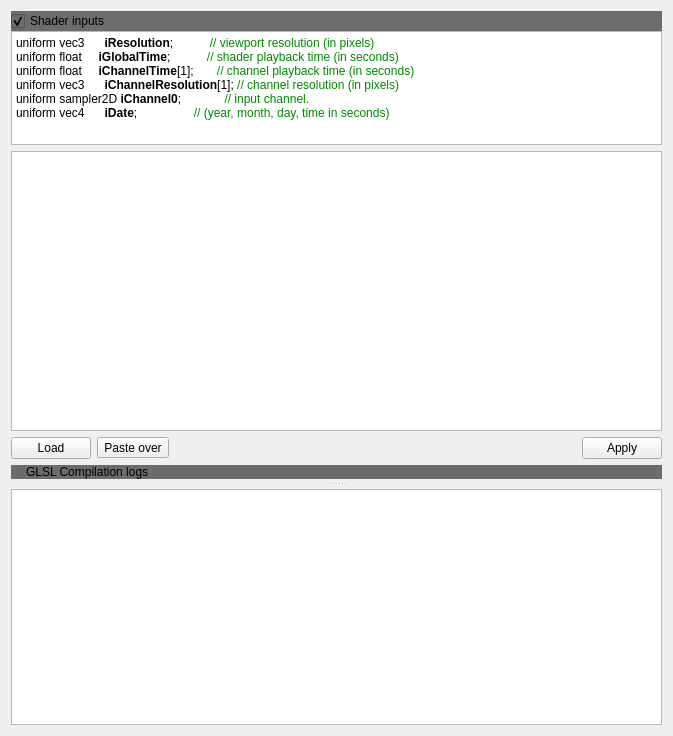
<?xml version="1.0" encoding="UTF-8"?>
<ui version="4.0">
 <class>CodeEditorWidget</class>
 <widget class="QWidget" name="CodeEditorWidget">
  <property name="geometry">
   <rect>
    <x>0</x>
    <y>0</y>
    <width>673</width>
    <height>736</height>
   </rect>
  </property>
  <property name="windowTitle">
   <string>GLSL Fragment Shader Code Editor</string>
  </property>
  <layout class="QVBoxLayout" name="verticalLayout_4">
   <item>
    <widget class="QSplitter" name="splitter">
     <property name="frameShape">
      <enum>QFrame::NoFrame</enum>
     </property>
     <property name="orientation">
      <enum>Qt::Vertical</enum>
     </property>
     <property name="handleWidth">
      <number>10</number>
     </property>
     <widget class="QWidget" name="layoutWidget">
      <layout class="QVBoxLayout" name="verticalLayout_3">
       <item>
        <layout class="QVBoxLayout" name="verticalLayout">
         <property name="spacing">
          <number>0</number>
         </property>
         <item>
          <widget class="QCheckBox" name="checkBox">
           <property name="styleSheet">
            <string notr="true">background-color: rgb(108, 108, 108);</string>
           </property>
           <property name="text">
            <string>Shader inputs</string>
           </property>
           <property name="checked">
            <bool>true</bool>
           </property>
          </widget>
         </item>
         <item alignment="Qt::AlignTop">
          <widget class="QTextEdit" name="headerText">
           <property name="sizePolicy">
            <sizepolicy hsizetype="Expanding" vsizetype="Maximum">
             <horstretch>0</horstretch>
             <verstretch>0</verstretch>
            </sizepolicy>
           </property>
           <property name="maximumSize">
            <size>
             <width>16777215</width>
             <height>114</height>
            </size>
           </property>
           <property name="undoRedoEnabled">
            <bool>false</bool>
           </property>
           <property name="html">
            <string>&lt;!DOCTYPE HTML PUBLIC &quot;-//W3C//DTD HTML 4.0//EN&quot; &quot;http://www.w3.org/TR/REC-html40/strict.dtd&quot;&gt;
&lt;html&gt;&lt;head&gt;&lt;meta name=&quot;qrichtext&quot; content=&quot;1&quot; /&gt;&lt;style type=&quot;text/css&quot;&gt;
p, li { white-space: pre-wrap; }
&lt;/style&gt;&lt;/head&gt;&lt;body style=&quot; font-family:'Ubuntu'; font-size:9pt; font-weight:400; font-style:normal;&quot;&gt;
&lt;p style=&quot; margin-top:0px; margin-bottom:0px; margin-left:0px; margin-right:0px; -qt-block-indent:0; text-indent:0px;&quot;&gt;&lt;span style=&quot; font-family:'monospace';&quot;&gt;uniform vec3      &lt;/span&gt;&lt;span style=&quot; font-family:'monospace'; font-weight:600;&quot;&gt;iResolution&lt;/span&gt;&lt;span style=&quot; font-family:'monospace';&quot;&gt;;           &lt;/span&gt;&lt;span style=&quot; font-family:'monospace'; color:#008800;&quot;&gt;// viewport resolution (in pixels)&lt;/span&gt;&lt;/p&gt;
&lt;p style=&quot; margin-top:0px; margin-bottom:0px; margin-left:0px; margin-right:0px; -qt-block-indent:0; text-indent:0px;&quot;&gt;&lt;span style=&quot; font-family:'monospace';&quot;&gt;uniform float     &lt;/span&gt;&lt;span style=&quot; font-family:'monospace'; font-weight:600;&quot;&gt;iGlobalTime&lt;/span&gt;&lt;span style=&quot; font-family:'monospace';&quot;&gt;;           &lt;/span&gt;&lt;span style=&quot; font-family:'monospace'; color:#008800;&quot;&gt;// shader playback time (in seconds)&lt;/span&gt;&lt;/p&gt;
&lt;p style=&quot; margin-top:0px; margin-bottom:0px; margin-left:0px; margin-right:0px; -qt-block-indent:0; text-indent:0px;&quot;&gt;&lt;span style=&quot; font-family:'monospace';&quot;&gt;uniform float     &lt;/span&gt;&lt;span style=&quot; font-family:'monospace'; font-weight:600;&quot;&gt;iChannelTime&lt;/span&gt;&lt;span style=&quot; font-family:'monospace';&quot;&gt;[1];       &lt;/span&gt;&lt;span style=&quot; font-family:'monospace'; color:#008800;&quot;&gt;// channel playback time (in seconds)&lt;/span&gt;&lt;/p&gt;
&lt;p style=&quot; margin-top:0px; margin-bottom:0px; margin-left:0px; margin-right:0px; -qt-block-indent:0; text-indent:0px;&quot;&gt;&lt;span style=&quot; font-family:'monospace';&quot;&gt;uniform vec3      &lt;/span&gt;&lt;span style=&quot; font-family:'monospace'; font-weight:600;&quot;&gt;iChannelResolution&lt;/span&gt;&lt;span style=&quot; font-family:'monospace';&quot;&gt;[1]; &lt;/span&gt;&lt;span style=&quot; font-family:'monospace'; color:#008800;&quot;&gt;// channel resolution (in pixels)&lt;/span&gt;&lt;/p&gt;
&lt;p style=&quot; margin-top:0px; margin-bottom:0px; margin-left:0px; margin-right:0px; -qt-block-indent:0; text-indent:0px;&quot;&gt;&lt;span style=&quot; font-family:'monospace';&quot;&gt;uniform sampler2D &lt;/span&gt;&lt;span style=&quot; font-family:'monospace'; font-weight:600;&quot;&gt;iChannel0&lt;/span&gt;&lt;span style=&quot; font-family:'monospace';&quot;&gt;;             &lt;/span&gt;&lt;span style=&quot; font-family:'monospace'; color:#008800;&quot;&gt;// input channel.&lt;/span&gt;&lt;/p&gt;
&lt;p style=&quot; margin-top:0px; margin-bottom:0px; margin-left:0px; margin-right:0px; -qt-block-indent:0; text-indent:0px;&quot;&gt;&lt;span style=&quot; font-family:'monospace';&quot;&gt;uniform vec4      &lt;/span&gt;&lt;span style=&quot; font-family:'monospace'; font-weight:600;&quot;&gt;iDate&lt;/span&gt;&lt;span style=&quot; font-family:'monospace';&quot;&gt;;                 &lt;/span&gt;&lt;span style=&quot; font-family:'monospace'; color:#008800;&quot;&gt;// (year, month, day, time in seconds)&lt;/span&gt;&lt;/p&gt;&lt;/body&gt;&lt;/html&gt;</string>
           </property>
           <property name="textInteractionFlags">
            <set>Qt::TextSelectableByKeyboard|Qt::TextSelectableByMouse</set>
           </property>
          </widget>
         </item>
        </layout>
       </item>
       <item>
        <widget class="GlslCodeEditor" name="codeTextEdit">
         <property name="html">
          <string>&lt;!DOCTYPE HTML PUBLIC &quot;-//W3C//DTD HTML 4.0//EN&quot; &quot;http://www.w3.org/TR/REC-html40/strict.dtd&quot;&gt;
&lt;html&gt;&lt;head&gt;&lt;meta name=&quot;qrichtext&quot; content=&quot;1&quot; /&gt;&lt;style type=&quot;text/css&quot;&gt;
p, li { white-space: pre-wrap; }
&lt;/style&gt;&lt;/head&gt;&lt;body style=&quot; font-family:'Ubuntu'; font-size:9pt; font-weight:400; font-style:normal;&quot;&gt;
&lt;p style=&quot;-qt-paragraph-type:empty; margin-top:0px; margin-bottom:0px; margin-left:0px; margin-right:0px; -qt-block-indent:0; text-indent:0px;&quot;&gt;&lt;br /&gt;&lt;/p&gt;&lt;/body&gt;&lt;/html&gt;</string>
         </property>
        </widget>
       </item>
       <item>
        <layout class="QHBoxLayout" name="horizontalLayout">
         <item>
          <widget class="QPushButton" name="loadButton">
           <property name="enabled">
            <bool>true</bool>
           </property>
           <property name="text">
            <string>Load</string>
           </property>
           <property name="icon">
            <iconset resource="../../icons.qrc">
             <normaloff>:/glmixer/icons/folderopen.png</normaloff>:/glmixer/icons/folderopen.png</iconset>
           </property>
           <property name="iconSize">
            <size>
             <width>24</width>
             <height>24</height>
            </size>
           </property>
          </widget>
         </item>
         <item>
          <widget class="QToolButton" name="pasteButton">
           <property name="text">
            <string>Paste over</string>
           </property>
           <property name="icon">
            <iconset resource="../../icons.qrc">
             <normaloff>:/glmixer/icons/textpaste.png</normaloff>:/glmixer/icons/textpaste.png</iconset>
           </property>
           <property name="iconSize">
            <size>
             <width>24</width>
             <height>24</height>
            </size>
           </property>
          </widget>
         </item>
         <item>
          <spacer name="horizontalSpacer">
           <property name="orientation">
            <enum>Qt::Horizontal</enum>
           </property>
           <property name="sizeHint" stdset="0">
            <size>
             <width>40</width>
             <height>20</height>
            </size>
           </property>
          </spacer>
         </item>
         <item>
          <widget class="QPushButton" name="applyButton">
           <property name="text">
            <string>Apply</string>
           </property>
           <property name="icon">
            <iconset resource="../../icons.qrc">
             <normaloff>:/glmixer/icons/media-playback-start.png</normaloff>:/glmixer/icons/media-playback-start.png</iconset>
           </property>
           <property name="iconSize">
            <size>
             <width>24</width>
             <height>24</height>
            </size>
           </property>
          </widget>
         </item>
        </layout>
       </item>
       <item>
        <widget class="QLabel" name="label">
         <property name="styleSheet">
          <string notr="true">background-color: rgb(108, 108, 108);</string>
         </property>
         <property name="text">
          <string>GLSL Compilation logs</string>
         </property>
         <property name="margin">
          <number>3</number>
         </property>
         <property name="indent">
          <number>15</number>
         </property>
        </widget>
       </item>
      </layout>
     </widget>
     <widget class="QWidget" name="layoutWidget">
      <layout class="QVBoxLayout" name="verticalLayout_2">
       <property name="spacing">
        <number>0</number>
       </property>
       <property name="sizeConstraint">
        <enum>QLayout::SetNoConstraint</enum>
       </property>
       <item>
        <widget class="QPlainTextEdit" name="logText">
         <property name="undoRedoEnabled">
          <bool>false</bool>
         </property>
         <property name="readOnly">
          <bool>true</bool>
         </property>
         <property name="plainText">
          <string notr="true"/>
         </property>
        </widget>
       </item>
      </layout>
     </widget>
    </widget>
   </item>
  </layout>
 </widget>
 <customwidgets>
  <customwidget>
   <class>GlslCodeEditor</class>
   <extends>QTextEdit</extends>
   <header>GLSLCodeEditor.h</header>
  </customwidget>
 </customwidgets>
 <resources>
  <include location="../../icons.qrc"/>
 </resources>
 <connections>
  <connection>
   <sender>applyButton</sender>
   <signal>pressed()</signal>
   <receiver>CodeEditorWidget</receiver>
   <slot>applyCode()</slot>
   <hints>
    <hint type="sourcelabel">
     <x>661</x>
     <y>483</y>
    </hint>
    <hint type="destinationlabel">
     <x>199</x>
     <y>197</y>
    </hint>
   </hints>
  </connection>
  <connection>
   <sender>checkBox</sender>
   <signal>toggled(bool)</signal>
   <receiver>headerText</receiver>
   <slot>setVisible(bool)</slot>
   <hints>
    <hint type="sourcelabel">
     <x>64</x>
     <y>22</y>
    </hint>
    <hint type="destinationlabel">
     <x>92</x>
     <y>87</y>
    </hint>
   </hints>
  </connection>
 </connections>
 <slots>
  <slot>applyCode()</slot>
 </slots>
</ui>
